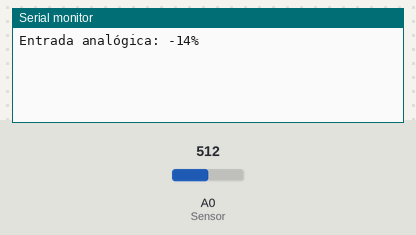
This sketch was run on a simulated Arduino Uno, built with avr-gcc and run on an emulated ATmega328P. On the bench: the last lines printed to the serial monitor. The inputs (shaded band) are chosen by the test bench; at power-on: A0 (Sensor) = 512.

Above: at 1.2 s.
1.3 s: A0 (Sensor) set to 716
At 2.5 s:
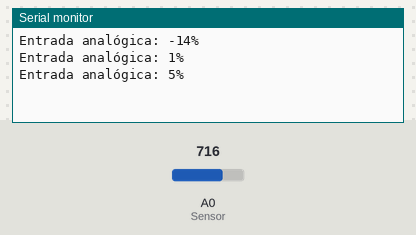
2.8 s: A0 (Sensor) set to 900
At 3.7 s:
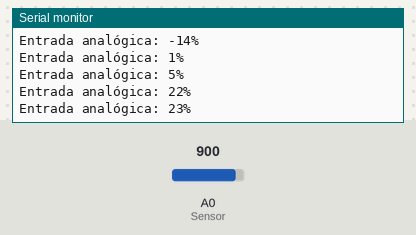
Timing chart, 0 to 5.8 s (numbered marks = the images above; inputs shaded):
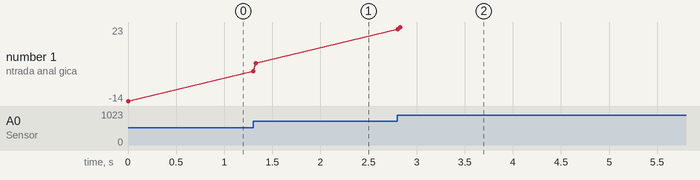

Measured:
- after the input at 1.3 s, the serial monitor: prints a new line at once (image 1)
- after the input at 2.8 s, the serial monitor: prints a new line at once (image 2)
- plotted number 1: -14 → 5 after the input at 1.3 s, 5 → 23 after the input at 2.8 s

The sketch:

AnalogRead.ino
```cpp
#define Sensor A0
const byte Reads = 13;
byte c;
short Input = 0, Cache = 0, Trash;
short History[Reads];

short iRead()
{
    Trash = 0;
    for (c = 0; c < Reads; c++)
        Trash += analogRead(Sensor);
    Trash /= Reads;
    return Trash;
}

void setup()
{
    Serial.begin(9600);
}

void loop()
{
    Cache = Input;
    Input = iRead();
    Input *= 100; Input /= 1024; // map ( analogRead ( A0 ), 0, 1023, 0, 100 )
    if (Cache != Input)
    {
        for (c = 0; c < Reads - 1; c++)
            History[c] = History[c + 1];
        History[Reads - 1] = Trash;
        Serial.println("Entrada analógica: " + String(Input) + "%");
    }
}
```
